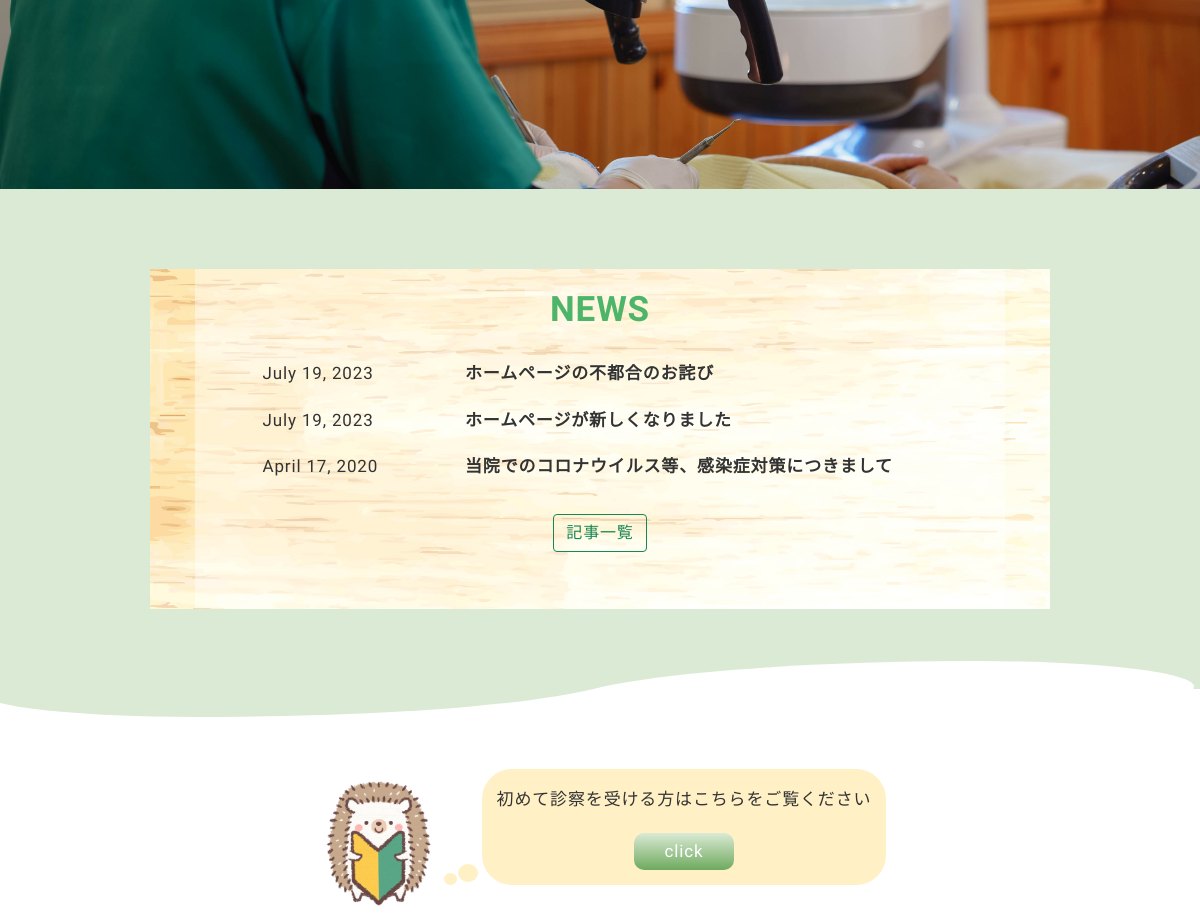
The app's page / (middle part), older data.
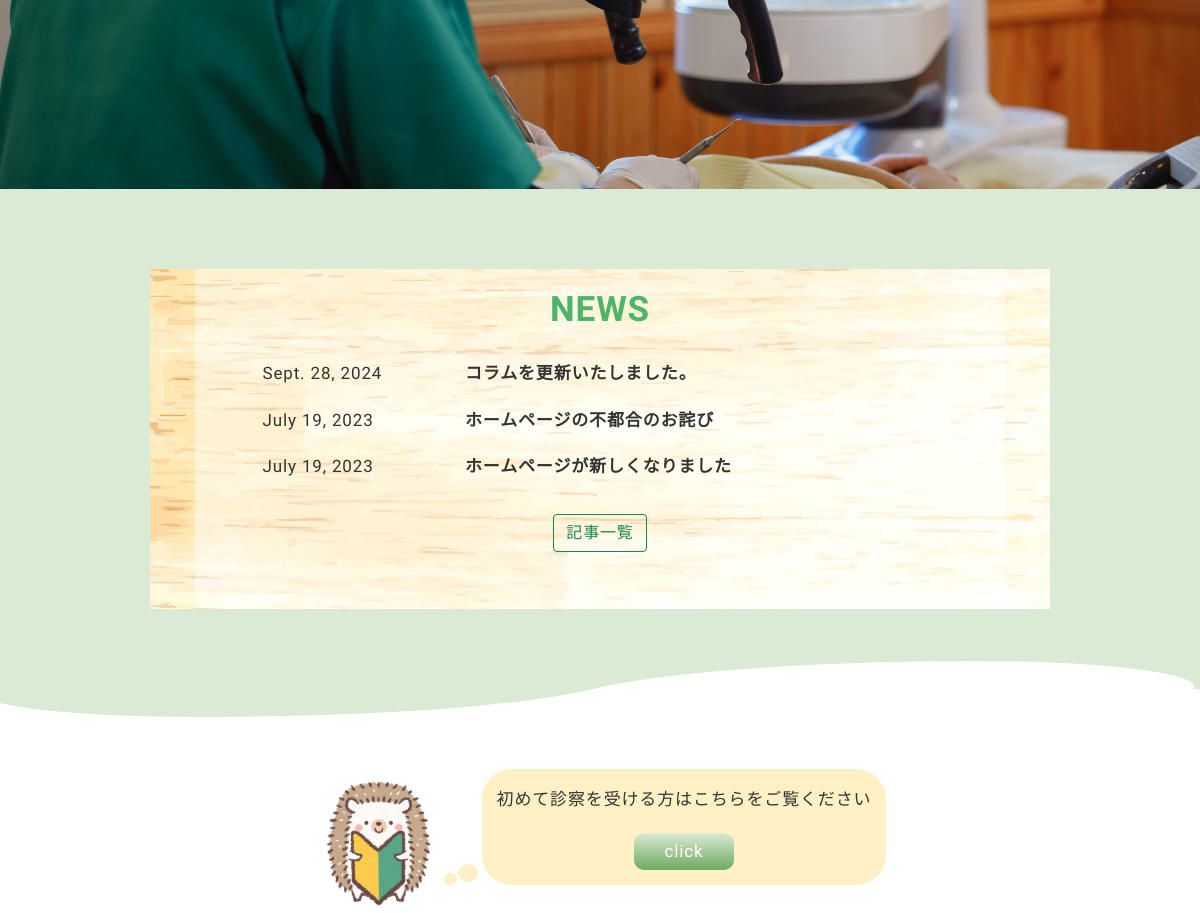
The same page, newer data.
### dent_site/models.py (models this page shows, shortened)
class News(models.Model):
  date = models.DateField()
  title = models.CharField(max_length=50)
  text = models.TextField()

### dent_site/views.py (the view)
# urls.py: path('', views.home, name='home'),
def home(request):
    contents = News.objects.order_by('date').reverse()[0:3]
    context = {
        'contents': contents,
    }
    return render(request, 'dent_site/home.html', context)

### dent_site/templates/dent_site/home.html (shortened to what this page needs)
{% extends './base.html' %}
{% load static %}
{% block head %}
<link rel="stylesheet" type="text/css" href="{% static 'dent_site/css/home.css' %}">
{% endblock head %}
{% block content %}
<div class="slide position-relative">
  <img class="h-100 w-100 position-absolute" src="media/photo/home/slide2.jpg" style="left: 0;"/>
</div>
<main>
  <div class="news-container back-green py-80 position-relative" style="height: 500px;">
    <div class="news-back mx-auto" style="background-image: url(/media/img/home/news.jpg);">
      <div class="news">
        <h2 class="en green py-3">NEWS</h2>
        {% for content in contents %}
          <div>
            <div class="row py-2 g-0">
              <time class="col-2 offset-1">{{ content.date }}</time>
              <a href="{% url 'dent_site:news_detail' content.pk %}" class="txt fw-bold col-8">{{ content.title }}</a>
            </div>
          </div>
        {% endfor %}
        <div class="text-center">
          <a href="{% url 'dent_site:news' %}" class="btn btn-outline-success mt-4">記事一覧</a>
        </div>
      </div>
    </div>
    <div class="wave"></div>
  </div>
  <div class="py-80">
    <div class="d-flex justify-content-center">
      <img class="hedgehog col-6" src="media/img/home/first.png">
      <div class="bubble position-relative">
        <p class="txt">初めて診察を受ける方はこちらをご覧ください</p>
        <a href="{% url 'dent_site:first' %}" class="en"><div class="click-btn">click</div></a>
      </div>
    </div>
  </div>
</main>
{% endblock %}

### dent_site/templates/dent_site/base.html (shortened to what this page needs)
{% load static %}
<!DOCTYPE html>
<html lang="ja">
<head>
  <link rel="stylesheet" type="text/css" href="{% static 'dent_site/css/reset.css' %}">
  <link href="https://cdn.jsdelivr.net/npm/bootstrap@5.0.2/dist/css/bootstrap.min.css" rel="stylesheet">
  <link rel="stylesheet" type="text/css" href="{% static 'dent_site/css/style.css' %}">
  <link rel="stylesheet" type="text/css" href="{% static 'dent_site/css/header.css' %}">
  {% block head %}{% endblock head %}
  <link rel="stylesheet" type="text/css" href="{% static 'dent_site/css/footer.css' %}">
  <link rel="stylesheet" type="text/css" href="{% static 'dent_site/css/responsive.css' %}">
</head>
  <body>
    {% block content %}{% endblock content %}
  </body>
</html>

### staticfiles/dent_site/css/style.css (style rules this page uses)
.h1, .h2, .h3, .h4, .h5, .h6, h1, h2, h3, h4, h5, h6, p { margin: 0; }
a { background-color: transparent; text-decoration: none; color: inherit; }
body { font-family: "M PLUS Rounded 1c", sans-serif; font-size: 17px; color: #333; letter-spacing: .05em; line-height: 1.8; font-weight: 400; }
.en { font-family: 'Itim', cursive; }
.green { color: #4db56a; font-weight: 600; }
.back-green { background: #dbead5; }
.py-80 { padding: 80px 0; }
h2 { font-size: 35px; font-weight: 700; line-height: 1.4; text-align: center; }
.mx-auto { display: block; }

### staticfiles/dent_site/css/home.css (style rules this page uses)
.slide { height: 650px; }
.slide img { opacity:0; transition:all 1s ease-in-out; object-fit:cover; }
.news-back { background-repeat: no-repeat; width: 75%; height: 100%; background-size: cover; }
.news-back .news { width: 90%; height: 100%; margin: auto; background-color: #ffffff6e; }
.news time { width: 25%; }
.wave { position: absolute; height: 70px; width: 98%; background: #dbead5; bottom: 0; }
.wave::before, .wave::after { content: ""; display: block; position: absolute; border-radius: 100% 50%; }
.wave::before { width: 55%; height: 109%; background-color: #fff; right: -1.5%; top: 60%; }
.wave::after { width: 55%; height: 100%; background-color: #dbead5; left: -1.5%; top: 40%; }
.hedgehog { height: 10%; animation-iteration-count: infinite; animation-direction: alternate; width: 128px; animation-name: jump; animation-duration: .4s; }
.bubble { margin: 0em 0 3em 40px; padding: 15px; background: #fff0c6; border-radius: 30px; }
.bubble:before { content: ""; position: absolute; left: -38px; width: 13px; height: 12px; bottom: 0; background: #fff0c6; border-radius: 50%; }
.bubble:after { content: ""; position: absolute; left: -24px; width: 20px; height: 18px; bottom: 3px; background: #fff0c6; border-radius: 50%; }
.click-btn { width: 100px; padding: .2em; background: linear-gradient(#dbead5 , #6eaa5e); border-radius: 10px; color: #fff; text-align: center; margin: 18px auto 0 auto; }

Row changes from the older to the newer data that the page shows:
no longer on this page (row unchanged): News: date "April 17, 2020", title "当院でのコロナウイルス等、感染症対策につきまして"
added News: date "Sept. 28, 2024", title "コラムを更新いたしました。"
